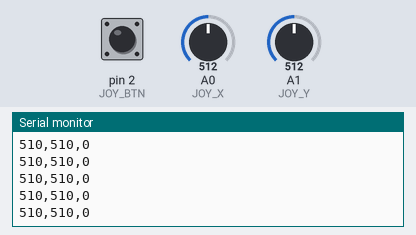
Bench run of a sketch on a simulated Arduino Uno, built with avr-gcc and run on an emulated ATmega328P. Shown: the last lines printed to the serial monitor. The inputs (shaded band) are chosen by the test bench; at power-on: A0 (JOY_X) = 512, A1 (JOY_Y) = 512, pin 2 (JOY_BTN) HIGH. The modem accepts every AT command (registered, SIM ready, sends succeed) and sends nothing else.

Above: at 6.8 s.
6.9 s: A0 (JOY_X) set to 716
At 7.1 s:
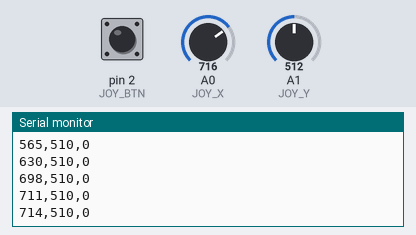
8.4 s: A1 (JOY_Y) set to 537
At 8.43 s:
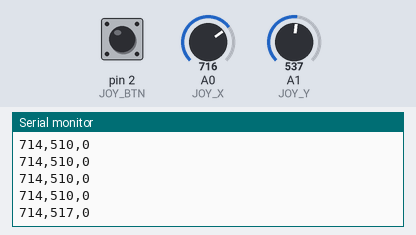
9.9 s: pin 2 (JOY_BTN) pulled LOW for 0.15 s
At 9.93 s:
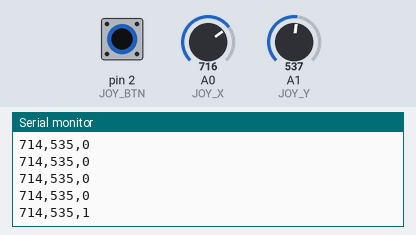
13.0 s: A1 (JOY_Y) set to 511
At 13.02 s:
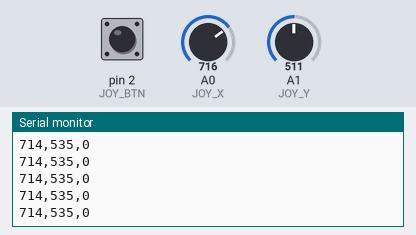
14.5 s: A0 (JOY_X) set to 900
At 14.54 s:
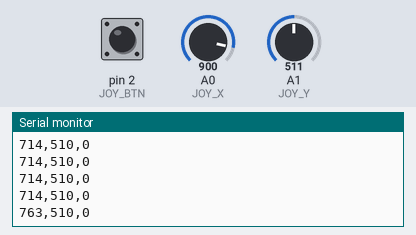
17.5 s: pin 2 (JOY_BTN) pulled LOW for 1 s
Timing chart, 0 to 20.5 s (numbered marks = the images above; inputs shaded):
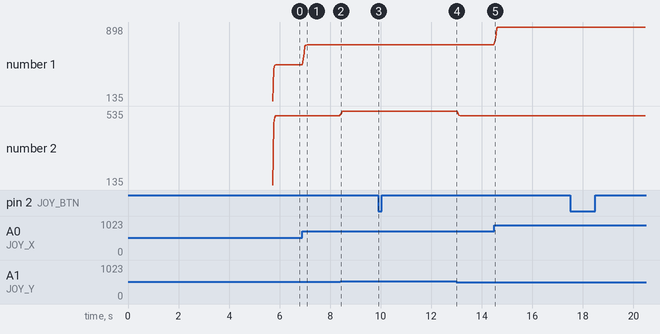

Measured:
- after the input at 6.9 s, the serial monitor: prints a new line at once (image 1)
- after the input at 8.4 s, the serial monitor: prints a new line at once (image 2)
- after the input at 9.9 s, the serial monitor: prints a new line at once (image 3)
- after the input at 14.5 s, the serial monitor: prints a new line at once (image 5)
- plotted number 1: 510 → 714 after the input at 6.9 s, 714 → 898 after the input at 14.5 s
- plotted number 2: 510 → 535 after the input at 8.4 s, 535 → 510 after the input at 13.0 s

The sketch:

pacman_joystick_bluetooth_mac.ino
```cpp
/*
 * Arduino Joystick Controller for Pacman Game with Bluetooth (HC-06)
 * Mac-optimized version
 *
 * This sketch reads analog joystick values and sends them
 * via Bluetooth (HC-06) as CSV data to be used with the Pacman web game.
 * It includes HC-06 setup commands specifically tuned for Mac compatibility.
 *
 * Connection:
 * - Joystick VRx to Arduino A0
 * - Joystick VRy to Arduino A1
 * - Joystick GND to Arduino GND
 * - Joystick +5V to Arduino 5V
 * - Optional: Joystick SW (button) to Arduino D2
 *
 * HC-06 Bluetooth Connection:
 * - HC-06 VCC to Arduino 5V
 * - HC-06 GND to Arduino GND
 * - HC-06 TXD to Arduino D10 (RX)
 * - HC-06 RXD to Arduino D11 (TX)
 */

#include <SoftwareSerial.h>

// Define pins
#define JOY_X A0    // Analog pin for X axis
#define JOY_Y A1    // Analog pin for Y axis
#define JOY_BTN 2   // Digital pin for joystick button (optional)

// Define Bluetooth module pins
#define BT_RX 10    // Arduino pin connected to HC-06 TX
#define BT_TX 11    // Arduino pin connected to HC-06 RX

// Initialize the Bluetooth serial connection
SoftwareSerial btSerial(BT_RX, BT_TX);

// Variables for joystick readings
int joystickX = 0;
int joystickY = 0;
int buttonState = 0;
bool buttonPressed = false;

// Variables for smoothing readings
const int numReadings = 3;  // Reduced from 5 to 3 for more responsive control
int xReadings[numReadings];
int yReadings[numReadings];
int readIndex = 0;
int xTotal = 0;
int yTotal = 0;

// Variables for joystick calibration
int xCenter = 512;
int yCenter = 512;
bool calibrated = false;
const int calibrationSamples = 10; // Reduced from 20 to 10 for faster startup

// Last sent values for change detection
int lastJoystickX = 0;
int lastJoystickY = 0;
bool valueChanged = false;

// Debug flag to print calibration values
bool debugCalibration = true;

// Flag to indicate HC-06 configuration is complete
bool hc06Configured = false;

void setup() {
  // Initialize regular serial for debug output
  Serial.begin(9600);

  // Initialize Bluetooth serial - first with 9600 baud which is the default for HC-06
  btSerial.begin(9600);

  // Initialize button pin as input with pull-up resistor
  pinMode(JOY_BTN, INPUT_PULLUP);

  // Initialize smoothing arrays
  for (int i = 0; i < numReadings; i++) {
    xReadings[i] = 0;
    yReadings[i] = 0;
  }

  // Wait for the joystick to stabilize
  delay(500);  // Increased to 500ms for HC-06 to initialize

  Serial.println("Configuring HC-06 for Mac compatibility...");

  // Configure the HC-06 module with AT commands for better Mac compatibility
  configureHC06();

  // Simple auto-calibration
  calibrateJoystick();

  // Show calibration values for debugging
  if (debugCalibration) {
    Serial.print("CALIBRATION: X=");
    Serial.print(xCenter);
    Serial.print(", Y=");
    Serial.println(yCenter);

    btSerial.print("CALIBRATION: X=");
    btSerial.print(xCenter);
    btSerial.print(", Y=");
    btSerial.println(yCenter);
  }

  Serial.println("Bluetooth joystick ready for Mac!");
}

void configureHC06() {
  // Send AT commands to HC-06 to ensure it's in slave mode and has proper settings
  // Note: These will only work if the HC-06 is not already connected to a device

  // Command mode check and setup
  Serial.println("Sending AT commands to HC-06...");

  // 1. Check if module is responding
  btSerial.print("AT");
  delay(1000);

  // 2. Set the name to make it easier to identify
  btSerial.print("AT+NAMEJoystick");
  delay(1000);

  // 3. Set the role to slave (0), which is the default but we set it explicitly
  btSerial.print("AT+ROLE=0");
  delay(1000);

  // 4. Set the module to use SPP (Serial Port Profile) explicitly
  btSerial.print("AT+CLASS=1101");
  delay(1000);

  // 5. Set default PIN code to 1234
  btSerial.print("AT+PIN1234");
  delay(1000);

  hc06Configured = true;
  Serial.println("HC-06 configuration completed");
}

void calibrateJoystick() {
  // Take multiple readings to find the center position
  int xSum = 0;
  int ySum = 0;

  for (int i = 0; i < calibrationSamples; i++) {
    xSum += analogRead(JOY_X);
    ySum += analogRead(JOY_Y);
    delay(10);  // Reduced from 20 to 10ms
  }

  xCenter = xSum / calibrationSamples;
  yCenter = ySum / calibrationSamples;
  calibrated = true;
}

void loop() {
  // Subtract the last reading
  xTotal = xTotal - xReadings[readIndex];
  yTotal = yTotal - yReadings[readIndex];

  // Read joystick values (0-1023)
  xReadings[readIndex] = analogRead(JOY_X);
  yReadings[readIndex] = analogRead(JOY_Y);

  // Add the reading to the total
  xTotal = xTotal + xReadings[readIndex];
  yTotal = yTotal + yReadings[readIndex];

  // Advance to the next position in the array
  readIndex = (readIndex + 1) % numReadings;

  // Calculate the average
  joystickX = xTotal / numReadings;
  joystickY = yTotal / numReadings;

  // Apply calibration if available
  if (calibrated) {
    // Adjust readings based on calibrated center
    joystickX = map(joystickX, xCenter - 512, xCenter + 512, 0, 1023);
    joystickY = map(joystickY, yCenter - 512, yCenter + 512, 0, 1023);

    // Constrain to valid range
    joystickX = constrain(joystickX, 0, 1023);
    joystickY = constrain(joystickY, 0, 1023);

    // Apply dampening to further smooth movement (less smoothing)
    joystickX = (joystickX * 0.8) + (lastJoystickX * 0.2); // Changed from 0.7/0.3 to 0.8/0.2
    joystickY = (joystickY * 0.8) + (lastJoystickY * 0.2); // Changed from 0.7/0.3 to 0.8/0.2
  }

  // Check if values have changed enough to send
  if (abs(joystickX - lastJoystickX) > 5 || abs(joystickY - lastJoystickY) > 5) { // Lowered from 10 to 5
    valueChanged = true;
    lastJoystickX = joystickX;
    lastJoystickY = joystickY;
  } else {
    valueChanged = false;
  }

  // Read button state (LOW when pressed due to pull-up resistor)
  int currentButtonState = digitalRead(JOY_BTN);

  // Detect button press (not just hold)
  if (currentButtonState == LOW && buttonState == HIGH) {
    buttonPressed = true;
    valueChanged = true;  // Always send when button pressed
  } else {
    buttonPressed = false;
  }

  // Save current button state for next comparison
  buttonState = currentButtonState;

  // Only send data when values have changed or occasionally
  static int sendCounter = 0;
  if (valueChanged || sendCounter >= 1) {  // Send more frequently - changed from 3 to 1 for faster responses on Mac
    // Send values as CSV string (format: "X,Y,BUTTON")
    // X and Y are analog values 0-1023
    // BUTTON is 1 when pressed, 0 when not pressed

    // Send via Bluetooth
    btSerial.print(joystickX);
    btSerial.print(",");
    btSerial.print(joystickY);
    btSerial.print(",");
    btSerial.println(buttonPressed ? 1 : 0);

    // Also send via regular serial for debugging
    Serial.print(joystickX);
    Serial.print(",");
    Serial.print(joystickY);
    Serial.print(",");
    Serial.println(buttonPressed ? 1 : 0);

    sendCounter = 0;
  } else {
    sendCounter++;
  }

  // Small delay to prevent flooding the serial port
  delay(20); // Changed to 20ms for more responsive control on Mac
} 
```
